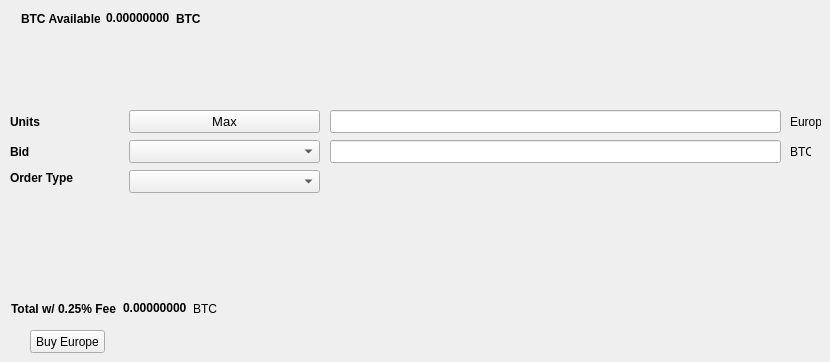
   <widget class="QWidget" name="BuyTab">
    <attribute name="title">
     <string>Buy</string>
    </attribute>
    <widget class="QPushButton" name="BuyEurope">
     <property name="geometry">
      <rect>
       <x>30</x>
       <y>330</y>
       <width>75</width>
       <height>23</height>
      </rect>
     </property>
     <property name="text">
      <string>Buy Europe</string>
     </property>
    </widget>
    <widget class="QLabel" name="label_3">
     <property name="geometry">
      <rect>
       <x>10</x>
       <y>110</y>
       <width>46</width>
       <height>23</height>
      </rect>
     </property>
     <property name="font">
      <font>
       <weight>75</weight>
       <bold>true</bold>
      </font>
     </property>
     <property name="text">
      <string>Units</string>
     </property>
    </widget>
    <widget class="QLineEdit" name="UnitsInput">
     <property name="geometry">
      <rect>
       <x>330</x>
       <y>110</y>
       <width>451</width>
       <height>23</height>
      </rect>
     </property>
     <property name="font">
      <font>
       <pointsize>9</pointsize>
       <weight>75</weight>
       <bold>true</bold>
      </font>
     </property>
    </widget>
    <widget class="QLineEdit" name="BuyBidPriceEdit">
     <property name="geometry">
      <rect>
       <x>330</x>
       <y>140</y>
       <width>451</width>
       <height>23</height>
      </rect>
     </property>
     <property name="font">
      <font>
       <pointsize>9</pointsize>
       <weight>75</weight>
       <bold>true</bold>
      </font>
     </property>
    </widget>
    <widget class="QLabel" name="label_4">
     <property name="geometry">
      <rect>
       <x>790</x>
       <y>110</y>
       <width>31</width>
       <height>23</height>
      </rect>
     </property>
     <property name="text">
      <string>Europe</string>
     </property>
    </widget>
    <widget class="QLabel" name="label_5">
     <property name="geometry">
      <rect>
       <x>790</x>
       <y>140</y>
       <width>21</width>
       <height>23</height>
      </rect>
     </property>
     <property name="text">
      <string>BTC</string>
     </property>
    </widget>
    <widget class="QLabel" name="label_6">
     <property name="geometry">
      <rect>
       <x>10</x>
       <y>140</y>
       <width>46</width>
       <height>23</height>
      </rect>
     </property>
     <property name="font">
      <font>
       <weight>75</weight>
       <bold>true</bold>
      </font>
     </property>
     <property name="text">
      <string>Bid</string>
     </property>
    </widget>
    <widget class="QLabel" name="label_7">
     <property name="geometry">
      <rect>
       <x>10</x>
       <y>170</y>
       <width>71</width>
       <height>16</height>
      </rect>
     </property>
     <property name="font">
      <font>
       <weight>75</weight>
       <bold>true</bold>
      </font>
     </property>
     <property name="text">
      <string>Order Type</string>
     </property>
    </widget>
    <widget class="QPushButton" name="Buy_Max_Amount">
     <property name="geometry">
      <rect>
       <x>129</x>
       <y>110</y>
       <width>191</width>
       <height>23</height>
      </rect>
     </property>
     <property name="font">
      <font>
       <pointsize>10</pointsize>
      </font>
     </property>
     <property name="text">
      <string>Max</string>
     </property>
    </widget>
    <widget class="QComboBox" name="BuyBidcomboBox">
     <property name="geometry">
      <rect>
       <x>129</x>
       <y>140</y>
       <width>191</width>
       <height>23</height>
      </rect>
     </property>
     <property name="font">
      <font>
       <pointsize>10</pointsize>
      </font>
     </property>
    </widget>
    <widget class="QComboBox" name="buyOrdertypeCombo">
     <property name="geometry">
      <rect>
       <x>129</x>
       <y>170</y>
       <width>191</width>
       <height>23</height>
      </rect>
     </property>
     <property name="font">
      <font>
       <pointsize>10</pointsize>
      </font>
     </property>
    </widget>
    <widget class="QWidget" name="layoutWidget">
     <property name="geometry">
      <rect>
       <x>21</x>
       <y>11</y>
       <width>180</width>
       <height>15</height>
      </rect>
     </property>
     <layout class="QHBoxLayout" name="horizontalLayout_3">
      <item>
       <widget class="QLabel" name="label232">
        <property name="font">
         <font>
          <weight>75</weight>
          <bold>true</bold>
         </font>
        </property>
        <property name="text">
         <string>BTC Available:</string>
        </property>
       </widget>
      </item>
      <item>
       <widget class="QLabel" name="BtcAvailableLbl">
        <property name="palette">
         <palette>
          <active>
           <colorrole role="WindowText">
            <brush brushstyle="SolidPattern">
             <color alpha="255">
              <red>0</red>
              <green>0</green>
              <blue>0</blue>
             </color>
            </brush>
           </colorrole>
           <colorrole role="Button">
            <brush brushstyle="SolidPattern">
             <color alpha="255">
              <red>0</red>
              <green>170</green>
              <blue>0</blue>
             </color>
            </brush>
           </colorrole>
           <colorrole role="Light">
            <brush brushstyle="SolidPattern">
             <color alpha="255">
              <red>0</red>
              <green>255</green>
              <blue>0</blue>
             </color>
            </brush>
           </colorrole>
           <colorrole role="Midlight">
            <brush brushstyle="SolidPattern">
             <color alpha="255">
              <red>0</red>
              <green>212</green>
              <blue>0</blue>
             </color>
            </brush>
           </colorrole>
           <colorrole role="Dark">
            <brush brushstyle="SolidPattern">
             <color alpha="255">
              <red>0</red>
              <green>85</green>
              <blue>0</blue>
             </color>
            </brush>
           </colorrole>
           <colorrole role="Mid">
            <brush brushstyle="SolidPattern">
             <color alpha="255">
              <red>0</red>
              <green>113</green>
              <blue>0</blue>
             </color>
            </brush>
           </colorrole>
           <colorrole role="Text">
            <brush brushstyle="SolidPattern">
             <color alpha="255">
              <red>0</red>
              <green>170</green>
              <blue>0</blue>
             </color>
            </brush>
           </colorrole>
           <colorrole role="BrightText">
            <brush brushstyle="SolidPattern">
             <color alpha="255">
              <red>255</red>
              <green>255</green>
              <blue>255</blue>
             </color>
            </brush>
           </colorrole>
           <colorrole role="ButtonText">
            <brush brushstyle="SolidPattern">
             <color alpha="255">
              <red>0</red>
              <green>0</green>
              <blue>0</blue>
             </color>
            </brush>
           </colorrole>
           <colorrole role="Base">
            <brush brushstyle="SolidPattern">
             <color alpha="255">
              <red>255</red>
              <green>255</green>
              <blue>255</blue>
             </color>
            </brush>
           </colorrole>
           <colorrole role="Window">
            <brush brushstyle="SolidPattern">
             <color alpha="255">
              <red>0</red>
              <green>170</green>
              <blue>0</blue>
             </color>
            </brush>
           </colorrole>
           <colorrole role="Shadow">
            <brush brushstyle="SolidPattern">
             <color alpha="255">
              <red>0</red>
              <green>0</green>
              <blue>0</blue>
             </color>
            </brush>
           </colorrole>
           <colorrole role="AlternateBase">
            <brush brushstyle="SolidPattern">
             <color alpha="255">
              <red>127</red>
              <green>212</green>
              <blue>127</blue>
             </color>
            </brush>
           </colorrole>
           <colorrole role="ToolTipBase">
            <brush brushstyle="SolidPattern">
             <color alpha="255">
              <red>255</red>
              <green>255</green>
              <blue>220</blue>
             </color>
            </brush>
           </colorrole>
           <colorrole role="ToolTipText">
            <brush brushstyle="SolidPattern">
             <color alpha="255">
              <red>0</red>
              <green>0</green>
              <blue>0</blue>
             </color>
            </brush>
           </colorrole>
          </active>
          <inactive>
           <colorrole role="WindowText">
            <brush brushstyle="SolidPattern">
             <color alpha="255">
              <red>0</red>
              <green>0</green>
              <blue>0</blue>
             </color>
            </brush>
           </colorrole>
           <colorrole role="Button">
            <brush brushstyle="SolidPattern">
             <color alpha="255">
              <red>0</red>
              <green>170</green>
              <blue>0</blue>
             </color>
            </brush>
           </colorrole>
           <colorrole role="Light">
            <brush brushstyle="SolidPattern">
             <color alpha="255">
              <red>0</red>
              <green>255</green>
              <blue>0</blue>
             </color>
            </brush>
           </colorrole>
           <colorrole role="Midlight">
            <brush brushstyle="SolidPattern">
             <color alpha="255">
              <red>0</red>
              <green>212</green>
              <blue>0</blue>
             </color>
            </brush>
           </colorrole>
           <colorrole role="Dark">
            <brush brushstyle="SolidPattern">
             <color alpha="255">
              <red>0</red>
              <green>85</green>
              <blue>0</blue>
             </color>
            </brush>
           </colorrole>
           <colorrole role="Mid">
            <brush brushstyle="SolidPattern">
             <color alpha="255">
              <red>0</red>
              <green>113</green>
              <blue>0</blue>
             </color>
            </brush>
           </colorrole>
           <colorrole role="Text">
            <brush brushstyle="SolidPattern">
             <color alpha="255">
              <red>0</red>
              <green>170</green>
              <blue>0</blue>
             </color>
            </brush>
           </colorrole>
           <colorrole role="BrightText">
            <brush brushstyle="SolidPattern">
             <color alpha="255">
              <red>255</red>
              <green>255</green>
              <blue>255</blue>
             </color>
            </brush>
           </colorrole>
           <colorrole role="ButtonText">
            <brush brushstyle="SolidPattern">
             <color alpha="255">
              <red>0</red>
              <green>0</green>
              <blue>0</blue>
             </color>
            </brush>
           </colorrole>
           <colorrole role="Base">
            <brush brushstyle="SolidPattern">
             <color alpha="255">
              <red>255</red>
              <green>255</green>
              <blue>255</blue>
             </color>
            </brush>
           </colorrole>
           <colorrole role="Window">
            <brush brushstyle="SolidPattern">
             <color alpha="255">
              <red>0</red>
              <green>170</green>
              <blue>0</blue>
             </color>
            </brush>
           </colorrole>
           <colorrole role="Shadow">
            <brush brushstyle="SolidPattern">
             <color alpha="255">
              <red>0</red>
              <green>0</green>
              <blue>0</blue>
             </color>
            </brush>
           </colorrole>
           <colorrole role="AlternateBase">
            <brush brushstyle="SolidPattern">
             <color alpha="255">
              <red>127</red>
              <green>212</green>
              <blue>127</blue>
             </color>
            </brush>
           </colorrole>
           <colorrole role="ToolTipBase">
            <brush brushstyle="SolidPattern">
             <color alpha="255">
              <red>255</red>
              <green>255</green>
              <blue>220</blue>
             </color>
            </brush>
           </colorrole>
           <colorrole role="ToolTipText">
            <brush brushstyle="SolidPattern">
             <color alpha="255">
              <red>0</red>
              <green>0</green>
              <blue>0</blue>
             </color>
            </brush>
           </colorrole>
          </inactive>
          <disabled>
           <colorrole role="WindowText">
            <brush brushstyle="SolidPattern">
             <color alpha="255">
              <red>0</red>
              <green>85</green>
              <blue>0</blue>
             </color>
            </brush>
           </colorrole>
           <colorrole role="Button">
            <brush brushstyle="SolidPattern">
             <color alpha="255">
              <red>0</red>
              <green>170</green>
              <blue>0</blue>
             </color>
            </brush>
           </colorrole>
           <colorrole role="Light">
            <brush brushstyle="SolidPattern">
             <color alpha="255">
              <red>0</red>
              <green>255</green>
              <blue>0</blue>
             </color>
            </brush>
           </colorrole>
           <colorrole role="Midlight">
            <brush brushstyle="SolidPattern">
             <color alpha="255">
              <red>0</red>
              <green>212</green>
              <blue>0</blue>
             </color>
            </brush>
           </colorrole>
           <colorrole role="Dark">
            <brush brushstyle="SolidPattern">
             <color alpha="255">
              <red>0</red>
              <green>85</green>
              <blue>0</blue>
             </color>
            </brush>
           </colorrole>
           <colorrole role="Mid">
            <brush brushstyle="SolidPattern">
             <color alpha="255">
              <red>0</red>
              <green>113</green>
              <blue>0</blue>
             </color>
            </brush>
           </colorrole>
           <colorrole role="Text">
            <brush brushstyle="SolidPattern">
             <color alpha="255">
              <red>0</red>
              <green>85</green>
              <blue>0</blue>
             </color>
            </brush>
           </colorrole>
           <colorrole role="BrightText">
            <brush brushstyle="SolidPattern">
             <color alpha="255">
              <red>255</red>
              <green>255</green>
              <blue>255</blue>
             </color>
            </brush>
           </colorrole>
           <colorrole role="ButtonText">
            <brush brushstyle="SolidPattern">
             <color alpha="255">
              <red>0</red>
              <green>85</green>
              <blue>0</blue>
             </color>
            </brush>
           </colorrole>
           <colorrole role="Base">
            <brush brushstyle="SolidPattern">
             <color alpha="255">
              <red>0</red>
              <green>170</green>
              <blue>0</blue>
             </color>
            </brush>
           </colorrole>
           <colorrole role="Window">
            <brush brushstyle="SolidPattern">
             <color alpha="255">
              <red>0</red>
              <green>170</green>
              <blue>0</blue>
             </color>
            </brush>
           </colorrole>
           <colorrole role="Shadow">
            <brush brushstyle="SolidPattern">
             <color alpha="255">
              <red>0</red>
              <green>0</green>
              <blue>0</blue>
             </color>
            </brush>
           </colorrole>
           <colorrole role="AlternateBase">
            <brush brushstyle="SolidPattern">
             <color alpha="255">
              <red>0</red>
              <green>170</green>
              <blue>0</blue>
             </color>
            </brush>
           </colorrole>
           <colorrole role="ToolTipBase">
            <brush brushstyle="SolidPattern">
             <color alpha="255">
              <red>255</red>
              <green>255</green>
              <blue>220</blue>
             </color>
            </brush>
           </colorrole>
           <colorrole role="ToolTipText">
            <brush brushstyle="SolidPattern">
             <color alpha="255">
              <red>0</red>
              <green>0</green>
              <blue>0</blue>
             </color>
            </brush>
           </colorrole>
          </disabled>
         </palette>
        </property>
        <property name="font">
         <font>
          <weight>75</weight>
          <bold>true</bold>
         </font>
        </property>
        <property name="text">
         <string>0.00000000</string>
        </property>
        <property name="textInteractionFlags">
         <set>Qt::LinksAccessibleByMouse|Qt::TextSelectableByKeyboard|Qt::TextSelectableByMouse</set>
        </property>
       </widget>
      </item>
      <item>
       <widget class="QLabel" name="BtcAvailableLbl_2">
        <property name="font">
         <font>
          <weight>75</weight>
          <bold>true</bold>
         </font>
        </property>
        <property name="text">
         <string>BTC</string>
        </property>
       </widget>
      </item>
     </layout>
    </widget>
    <widget class="QWidget" name="layoutWidget">
     <property name="geometry">
      <rect>
       <x>11</x>
       <y>301</y>
       <width>209</width>
       <height>15</height>
      </rect>
     </property>
     <layout class="QHBoxLayout" name="horizontalLayout_4">
      <item>
       <widget class="QLabel" name="label_9">
        <property name="font">
         <font>
          <weight>75</weight>
          <bold>true</bold>
         </font>
        </property>
        <property name="text">
         <string>Total w/ 0.25% Fee</string>
        </property>
       </widget>
      </item>
      <item>
       <widget class="QLabel" name="BuyCostLabel">
        <property name="palette">
         <palette>
          <active>
           <colorrole role="WindowText">
            <brush brushstyle="SolidPattern">
             <color alpha="255">
              <red>0</red>
              <green>0</green>
              <blue>0</blue>
             </color>
            </brush>
           </colorrole>
           <colorrole role="Button">
            <brush brushstyle="SolidPattern">
             <color alpha="255">
              <red>0</red>
              <green>170</green>
              <blue>0</blue>
             </color>
            </brush>
           </colorrole>
           <colorrole role="Light">
            <brush brushstyle="SolidPattern">
             <color alpha="255">
              <red>0</red>
              <green>255</green>
              <blue>0</blue>
             </color>
            </brush>
           </colorrole>
           <colorrole role="Midlight">
            <brush brushstyle="SolidPattern">
             <color alpha="255">
              <red>0</red>
              <green>212</green>
              <blue>0</blue>
             </color>
            </brush>
           </colorrole>
           <colorrole role="Dark">
            <brush brushstyle="SolidPattern">
             <color alpha="255">
              <red>0</red>
              <green>85</green>
              <blue>0</blue>
             </color>
            </brush>
           </colorrole>
           <colorrole role="Mid">
            <brush brushstyle="SolidPattern">
             <color alpha="255">
              <red>0</red>
              <green>113</green>
              <blue>0</blue>
             </color>
            </brush>
           </colorrole>
           <colorrole role="Text">
            <brush brushstyle="SolidPattern">
             <color alpha="255">
              <red>0</red>
              <green>170</green>
              <blue>0</blue>
             </color>
            </brush>
           </colorrole>
           <colorrole role="BrightText">
            <brush brushstyle="SolidPattern">
             <color alpha="255">
              <red>255</red>
              <green>255</green>
              <blue>255</blue>
             </color>
            </brush>
           </colorrole>
           <colorrole role="ButtonText">
            <brush brushstyle="SolidPattern">
             <color alpha="255">
              <red>0</red>
              <green>0</green>
              <blue>0</blue>
             </color>
            </brush>
           </colorrole>
           <colorrole role="Base">
            <brush brushstyle="SolidPattern">
             <color alpha="255">
              <red>255</red>
              <green>255</green>
              <blue>255</blue>
             </color>
            </brush>
           </colorrole>
           <colorrole role="Window">
            <brush brushstyle="SolidPattern">
             <color alpha="255">
              <red>0</red>
              <green>170</green>
              <blue>0</blue>
             </color>
            </brush>
           </colorrole>
           <colorrole role="Shadow">
            <brush brushstyle="SolidPattern">
             <color alpha="255">
              <red>0</red>
              <green>0</green>
              <blue>0</blue>
             </color>
            </brush>
           </colorrole>
           <colorrole role="AlternateBase">
            <brush brushstyle="SolidPattern">
             <color alpha="255">
              <red>127</red>
              <green>212</green>
              <blue>127</blue>
             </color>
            </brush>
           </colorrole>
           <colorrole role="ToolTipBase">
            <brush brushstyle="SolidPattern">
             <color alpha="255">
              <red>255</red>
              <green>255</green>
              <blue>220</blue>
             </color>
            </brush>
           </colorrole>
           <colorrole role="ToolTipText">
            <brush brushstyle="SolidPattern">
             <color alpha="255">
              <red>0</red>
              <green>0</green>
              <blue>0</blue>
             </color>
            </brush>
           </colorrole>
          </active>
          <inactive>
           <colorrole role="WindowText">
            <brush brushstyle="SolidPattern">
             <color alpha="255">
              <red>0</red>
              <green>0</green>
              <blue>0</blue>
             </color>
            </brush>
           </colorrole>
           <colorrole role="Button">
            <brush brushstyle="SolidPattern">
             <color alpha="255">
              <red>0</red>
              <green>170</green>
              <blue>0</blue>
             </color>
            </brush>
           </colorrole>
           <colorrole role="Light">
            <brush brushstyle="SolidPattern">
             <color alpha="255">
              <red>0</red>
              <green>255</green>
              <blue>0</blue>
             </color>
            </brush>
           </colorrole>
           <colorrole role="Midlight">
            <brush brushstyle="SolidPattern">
             <color alpha="255">
              <red>0</red>
              <green>212</green>
              <blue>0</blue>
             </color>
            </brush>
           </colorrole>
           <colorrole role="Dark">
            <brush brushstyle="SolidPattern">
             <color alpha="255">
              <red>0</red>
              <green>85</green>
              <blue>0</blue>
             </color>
            </brush>
           </colorrole>
           <colorrole role="Mid">
            <brush brushstyle="SolidPattern">
             <color alpha="255">
              <red>0</red>
              <green>113</green>
              <blue>0</blue>
             </color>
            </brush>
           </colorrole>
           <colorrole role="Text">
            <brush brushstyle="SolidPattern">
             <color alpha="255">
              <red>0</red>
              <green>170</green>
              <blue>0</blue>
             </color>
            </brush>
           </colorrole>
           <colorrole role="BrightText">
            <brush brushstyle="SolidPattern">
             <color alpha="255">
              <red>255</red>
              <green>255</green>
              <blue>255</blue>
             </color>
            </brush>
           </colorrole>
           <colorrole role="ButtonText">
            <brush brushstyle="SolidPattern">
             <color alpha="255">
              <red>0</red>
              <green>0</green>
              <blue>0</blue>
             </color>
            </brush>
           </colorrole>
           <colorrole role="Base">
            <brush brushstyle="SolidPattern">
             <color alpha="255">
              <red>255</red>
              <green>255</green>
              <blue>255</blue>
             </color>
            </brush>
           </colorrole>
           <colorrole role="Window">
            <brush brushstyle="SolidPattern">
             <color alpha="255">
              <red>0</red>
              <green>170</green>
              <blue>0</blue>
             </color>
            </brush>
           </colorrole>
           <colorrole role="Shadow">
            <brush brushstyle="SolidPattern">
             <color alpha="255">
              <red>0</red>
              <green>0</green>
              <blue>0</blue>
             </color>
            </brush>
           </colorrole>
           <colorrole role="AlternateBase">
            <brush brushstyle="SolidPattern">
             <color alpha="255">
              <red>127</red>
              <green>212</green>
              <blue>127</blue>
             </color>
            </brush>
           </colorrole>
           <colorrole role="ToolTipBase">
            <brush brushstyle="SolidPattern">
             <color alpha="255">
              <red>255</red>
              <green>255</green>
              <blue>220</blue>
             </color>
            </brush>
           </colorrole>
           <colorrole role="ToolTipText">
            <brush brushstyle="SolidPattern">
             <color alpha="255">
              <red>0</red>
              <green>0</green>
              <blue>0</blue>
             </color>
            </brush>
           </colorrole>
          </inactive>
          <disabled>
           <colorrole role="WindowText">
            <brush brushstyle="SolidPattern">
             <color alpha="255">
              <red>0</red>
              <green>85</green>
              <blue>0</blue>
             </color>
            </brush>
           </colorrole>
           <colorrole role="Button">
            <brush brushstyle="SolidPattern">
             <color alpha="255">
              <red>0</red>
              <green>170</green>
              <blue>0</blue>
             </color>
            </brush>
           </colorrole>
           <colorrole role="Light">
            <brush brushstyle="SolidPattern">
             <color alpha="255">
              <red>0</red>
              <green>255</green>
              <blue>0</blue>
             </color>
            </brush>
           </colorrole>
           <colorrole role="Midlight">
            <brush brushstyle="SolidPattern">
             <color alpha="255">
              <red>0</red>
              <green>212</green>
              <blue>0</blue>
             </color>
            </brush>
           </colorrole>
           <colorrole role="Dark">
            <brush brushstyle="SolidPattern">
             <color alpha="255">
              <red>0</red>
              <green>85</green>
              <blue>0</blue>
             </color>
            </brush>
           </colorrole>
           <colorrole role="Mid">
            <brush brushstyle="SolidPattern">
             <color alpha="255">
              <red>0</red>
              <green>113</green>
              <blue>0</blue>
             </color>
            </brush>
           </colorrole>
           <colorrole role="Text">
            <brush brushstyle="SolidPattern">
             <color alpha="255">
              <red>0</red>
              <green>85</green>
              <blue>0</blue>
             </color>
            </brush>
           </colorrole>
           <colorrole role="BrightText">
            <brush brushstyle="SolidPattern">
             <color alpha="255">
              <red>255</red>
              <green>255</green>
              <blue>255</blue>
             </color>
            </brush>
           </colorrole>
           <colorrole role="ButtonText">
            <brush brushstyle="SolidPattern">
             <color alpha="255">
              <red>0</red>
              <green>85</green>
              <blue>0</blue>
             </color>
            </brush>
           </colorrole>
           <colorrole role="Base">
            <brush brushstyle="SolidPattern">
             <color alpha="255">
              <red>0</red>
              <green>170</green>
              <blue>0</blue>
             </color>
            </brush>
           </colorrole>
           <colorrole role="Window">
            <brush brushstyle="SolidPattern">
             <color alpha="255">
              <red>0</red>
              <green>170</green>
              <blue>0</blue>
             </color>
            </brush>
           </colorrole>
           <colorrole role="Shadow">
            <brush brushstyle="SolidPattern">
             <color alpha="255">
              <red>0</red>
              <green>0</green>
              <blue>0</blue>
             </color>
            </brush>
           </colorrole>
           <colorrole role="AlternateBase">
            <brush brushstyle="SolidPattern">
             <color alpha="255">
              <red>0</red>
              <green>170</green>
              <blue>0</blue>
             </color>
            </brush>
           </colorrole>
           <colorrole role="ToolTipBase">
            <brush brushstyle="SolidPattern">
             <color alpha="255">
              <red>255</red>
              <green>255</green>
              <blue>220</blue>
             </color>
            </brush>
           </colorrole>
           <colorrole role="ToolTipText">
            <brush brushstyle="SolidPattern">
             <color alpha="255">
              <red>0</red>
              <green>0</green>
              <blue>0</blue>
             </color>
            </brush>
           </colorrole>
          </disabled>
         </palette>
        </property>
        <property name="font">
         <font>
          <weight>75</weight>
          <bold>true</bold>
         </font>
        </property>
        <property name="autoFillBackground">
         <bool>false</bool>
        </property>
        <property name="text">
         <string>0.00000000</string>
        </property>
        <property name="textInteractionFlags">
         <set>Qt::LinksAccessibleByMouse|Qt::TextSelectableByMouse</set>
        </property>
       </widget>
      </item>
      <item>
       <widget class="QLabel" name="label_10">
        <property name="font">
         <font>
          <weight>50</weight>
          <bold>false</bold>
         </font>
        </property>
        <property name="text">
         <string>BTC</string>
        </property>
       </widget>
      </item>
     </layout>
    </widget>
   </widget>
